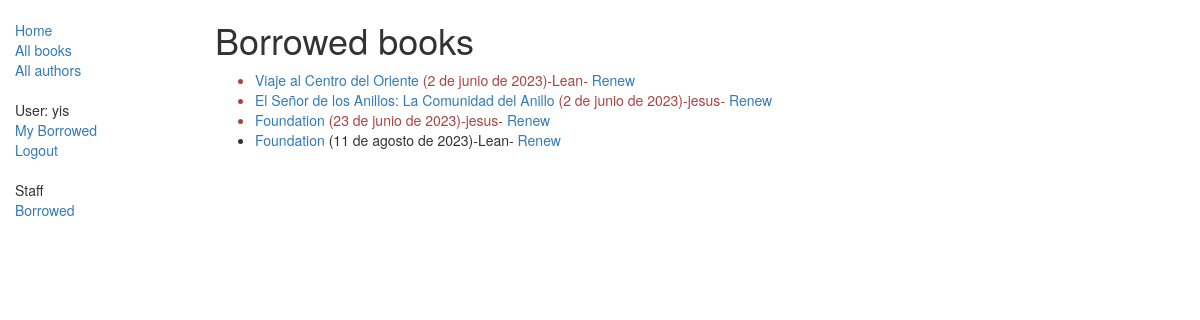
Before: /catalog/borrowed/ (signed in) with the older database file.
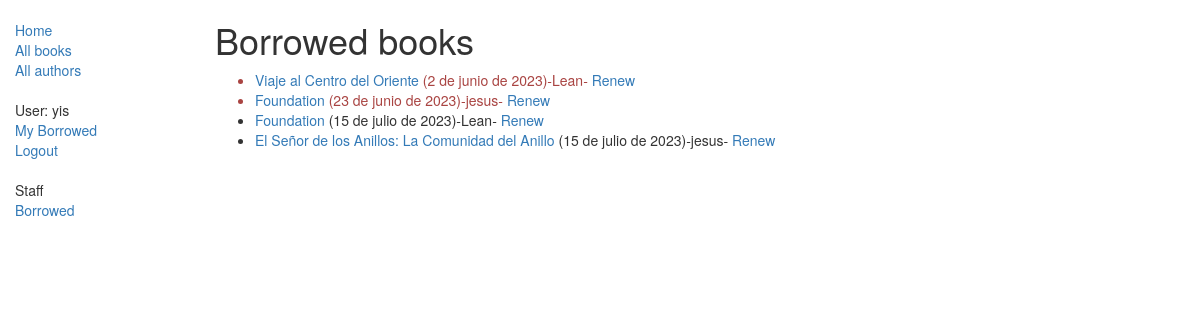
After: the same page with the newer database file.
### catalog/models.py (models this page shows, shortened)
class BookInstance(models.Model):
    id = models.UUIDField(primary_key=True, default=uuid.uuid4, help_text="ID único para este libro particular en toda la biblioteca")
    book = models.ForeignKey('Book', on_delete=models.SET_NULL, null=True)
    imprint = models.CharField(max_length=200)
    due_back = models.DateField(null=True, blank=True)
    borrower = models.ForeignKey(User, on_delete=models.SET_NULL, null=True, blank=True)
    @property
    def is_overdue(self):
        if self.due_back and date.today() > self.due_back:
            return True
        return False
    LOAN_STATUS = (
        ('m', 'Maintenance'),
        ('o', 'On loan'),
        ('a', 'Available'),
        ('r', 'Reserved'),
    )
    status = models.CharField(max_length=1, choices=LOAN_STATUS, blank=True, default='m', help_text='Disponibilidad del libro')
    class Meta:
        ordering = ["due_back"]
        permissions = (("can_mark_returned", "Set book as returned"),)

class Book(models.Model):
    title = models.CharField(max_length=200)
    author = models.ForeignKey('Author', on_delete=models.SET_NULL, null=True)
    summary = models.TextField(max_length=1000, help_text="Ingrese una breve descripción del libro")
    genre = models.ManyToManyField(Genre, help_text="Seleccione un genero para este libro")
    isbn = models.CharField('ISBN', max_length=13, unique=True, help_text='13 Character <a href="https://www.isbn-international.org/content/what-isbn">ISBN number</a>*Si no se proporciona un ISBN, se generará uno aleatoriamente de 13 dígitos.*', default=''.join([str(random.randint(0, 9)) for _ in range(13)]))
    language = models.ForeignKey('Language', on_delete=models.SET_NULL, null=True)
    def display_genre(self):
        return ', '.join([ genre.name for genre in self.genre.all()[:3] ])
    display_genre.short_description = 'Genre'

### catalog/views.py (the view)
# urls.py: path('borrowed/', views.LoanedBooksByLibrarianListView.as_view(), name='borrowed'),
class LoanedBooksByLibrarianListView(LoginRequiredMixin, PermissionRequiredMixin, generic.ListView):
    permission_required = (('catalog.can_mark_returned'),)
    model = BookInstance
    template_name ='catalog/bookinstance_list_borrowed.html'
    paginate_by = 10
    def get_queryset(self):
        return BookInstance.objects.filter(status__exact='o').order_by('due_back')

### catalog/templates/catalog/bookinstance_list_borrowed.html
{% extends "base_generic.html" %}
{% block content %}
    <h1>Borrowed books</h1>
    {% if bookinstance_list %}
    <ul>
      {% for bookinst in bookinstance_list %}
      <li class="{% if bookinst.is_overdue %}text-danger{% endif %}">
        <a href="{% url 'book-detail' bookinst.book.pk %}">{{bookinst.book.title}}</a> ({{ bookinst.due_back }})-{{ bookinst.borrower.username }}- <a href="{% url 'renew-book-librarian' bookinst.id %}">Renew</a>
      </li>
      {% endfor %}
    </ul>
    {% else %}
      <p>There are no books borrowed.</p>
    {% endif %}
{% endblock %}

Changed rows visible on the page:
changed BookInstance (number 3 of 4 on the later page): due_back "11 de agosto de 2023" → "15 de julio de 2023"
changed BookInstance "El Señor de los Anillos: La Comunidad del Anillo": due_back "2 de junio de 2023" → "15 de julio de 2023"; moves down the list
